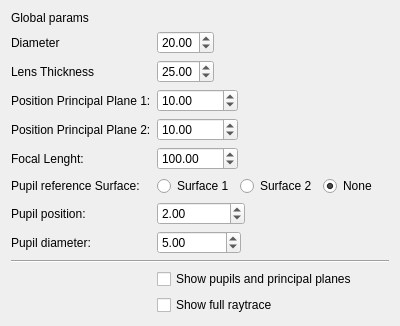
<?xml version="1.0" encoding="UTF-8"?>
<ui version="4.0">
 <class>Form</class>
 <widget class="QWidget" name="Form">
  <property name="geometry">
   <rect>
    <x>0</x>
    <y>0</y>
    <width>400</width>
    <height>300</height>
   </rect>
  </property>
  <property name="windowTitle">
   <string>Form</string>
  </property>
  <layout class="QVBoxLayout" name="verticalLayout">
   <item>
    <layout class="QFormLayout" name="formLayout">
     <property name="sizeConstraint">
      <enum>QLayout::SetMaximumSize</enum>
     </property>
     <property name="fieldGrowthPolicy">
      <enum>QFormLayout::ExpandingFieldsGrow</enum>
     </property>
     <item row="0" column="0">
      <widget class="QLabel" name="label_11">
       <property name="text">
        <string>Global params</string>
       </property>
      </widget>
     </item>
     <item row="1" column="0">
      <widget class="QLabel" name="label_2">
       <property name="text">
        <string>Diameter</string>
       </property>
      </widget>
     </item>
     <item row="1" column="1">
      <widget class="QDoubleSpinBox" name="D">
       <property name="value">
        <double>20.000000000000000</double>
       </property>
      </widget>
     </item>
     <item row="2" column="0">
      <widget class="QLabel" name="label_18">
       <property name="text">
        <string>Lens Thickness</string>
       </property>
      </widget>
     </item>
     <item row="2" column="1">
      <widget class="QDoubleSpinBox" name="Thk">
       <property name="value">
        <double>25.000000000000000</double>
       </property>
      </widget>
     </item>
     <item row="3" column="0">
      <widget class="QLabel" name="label">
       <property name="text">
        <string>Position Principal Plane 1:</string>
       </property>
      </widget>
     </item>
     <item row="3" column="1">
      <widget class="QDoubleSpinBox" name="PP1">
       <property name="decimals">
        <number>2</number>
       </property>
       <property name="minimum">
        <double>-10000.000000000000000</double>
       </property>
       <property name="maximum">
        <double>10000.000000000000000</double>
       </property>
       <property name="value">
        <double>10.000000000000000</double>
       </property>
      </widget>
     </item>
     <item row="4" column="0">
      <widget class="QLabel" name="label_14">
       <property name="text">
        <string>Position Principal Plane 2:</string>
       </property>
      </widget>
     </item>
     <item row="4" column="1">
      <widget class="QDoubleSpinBox" name="PP2">
       <property name="decimals">
        <number>2</number>
       </property>
       <property name="minimum">
        <double>-10000.000000000000000</double>
       </property>
       <property name="maximum">
        <double>10000.000000000000000</double>
       </property>
       <property name="value">
        <double>10.000000000000000</double>
       </property>
      </widget>
     </item>
     <item row="5" column="0">
      <widget class="QLabel" name="label_17">
       <property name="text">
        <string>Focal Lenght:</string>
       </property>
      </widget>
     </item>
     <item row="5" column="1">
      <widget class="QDoubleSpinBox" name="f">
       <property name="minimum">
        <double>-10000.000000000000000</double>
       </property>
       <property name="maximum">
        <double>10000.000000000000000</double>
       </property>
       <property name="value">
        <double>100.000000000000000</double>
       </property>
      </widget>
     </item>
     <item row="6" column="0">
      <widget class="QLabel" name="label_5">
       <property name="text">
        <string>Pupil reference Surface:</string>
       </property>
      </widget>
     </item>
     <item row="6" column="1">
      <layout class="QHBoxLayout" name="horizontalLayout_2">
       <item>
        <widget class="QRadioButton" name="RefSurf1">
         <property name="text">
          <string>Surface 1</string>
         </property>
        </widget>
       </item>
       <item>
        <widget class="QRadioButton" name="RefSurf2">
         <property name="text">
          <string>Surface 2</string>
         </property>
        </widget>
       </item>
       <item>
        <widget class="QRadioButton" name="RefSurfNone">
         <property name="text">
          <string>None</string>
         </property>
         <property name="checked">
          <bool>true</bool>
         </property>
        </widget>
       </item>
      </layout>
     </item>
     <item row="7" column="0">
      <widget class="QLabel" name="label_3">
       <property name="text">
        <string>Pupil position:</string>
       </property>
      </widget>
     </item>
     <item row="7" column="1">
      <widget class="QDoubleSpinBox" name="PupPos">
       <property name="minimum">
        <double>-1000000.000000000000000</double>
       </property>
       <property name="maximum">
        <double>1000000.000000000000000</double>
       </property>
       <property name="value">
        <double>2.000000000000000</double>
       </property>
      </widget>
     </item>
     <item row="8" column="0">
      <widget class="QLabel" name="label_4">
       <property name="text">
        <string>Pupil diameter:</string>
       </property>
      </widget>
     </item>
     <item row="8" column="1">
      <widget class="QDoubleSpinBox" name="PupD">
       <property name="minimum">
        <double>0.000000000000000</double>
       </property>
       <property name="maximum">
        <double>1000000.000000000000000</double>
       </property>
       <property name="value">
        <double>5.000000000000000</double>
       </property>
      </widget>
     </item>
     <item row="9" column="0" colspan="2">
      <widget class="Line" name="line">
       <property name="orientation">
        <enum>Qt::Horizontal</enum>
       </property>
      </widget>
     </item>
     <item row="10" column="1">
      <widget class="QCheckBox" name="ShowPP">
       <property name="text">
        <string>Show pupils and principal planes</string>
       </property>
      </widget>
     </item>
     <item row="11" column="1">
      <widget class="QCheckBox" name="ShowFRT">
       <property name="text">
        <string>Show full raytrace</string>
       </property>
      </widget>
     </item>
    </layout>
   </item>
  </layout>
 </widget>
 <resources/>
 <connections/>
</ui>
